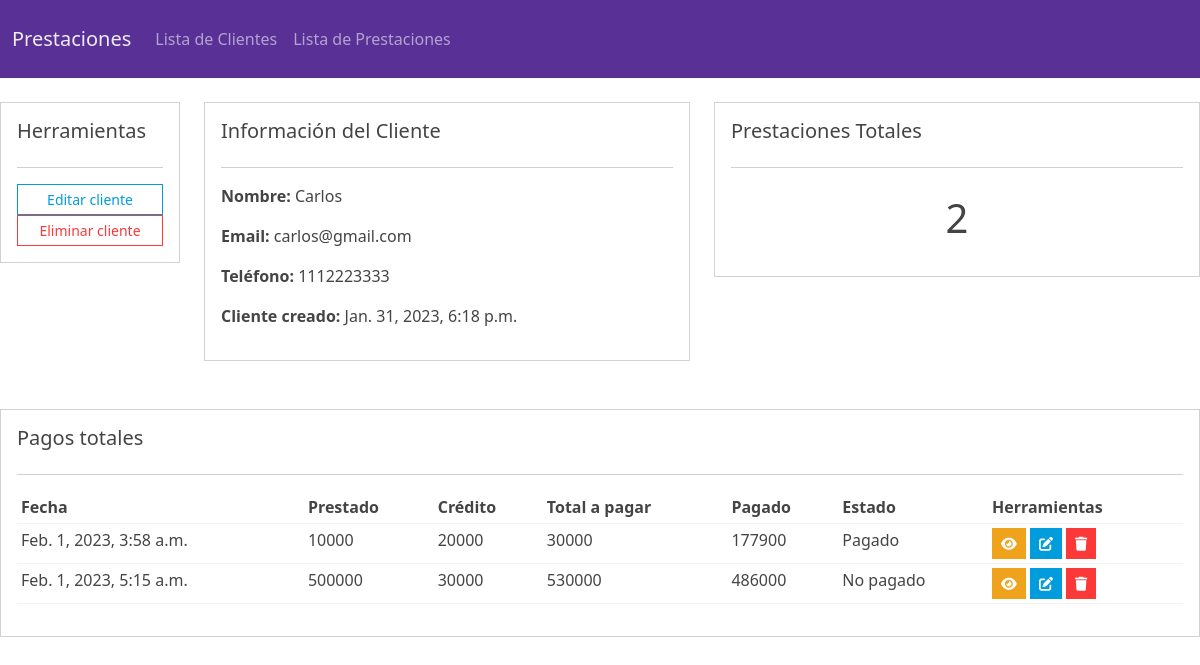
The page /customer/9/ on the database as committed earlier.
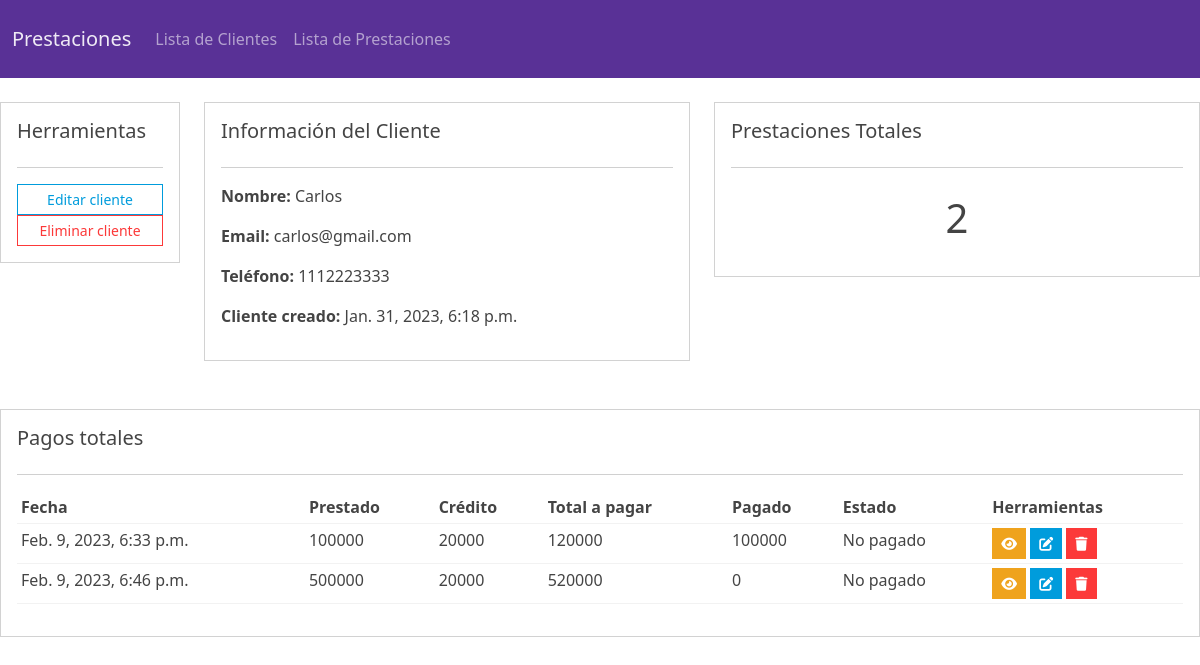
The same page on the database as committed later.
### Inv/models.py (models this page shows, shortened)
class Payment(models.Model):
    STATUS = (
        ('Pagado', 'Pagado'),
        ('No pagado', 'No pagado')
    )
    id = models.AutoField(primary_key=True)
    customer = models.ForeignKey(Customer, null=True, on_delete=models.SET_NULL)
    lened = models.CharField(max_length=100, null=True)
    credit = models.CharField(max_length=100, null=True)
    paid = models.CharField(max_length=100, null=True)
    status = models.CharField(max_length=100, null=True, choices=STATUS)
    date_created = models.DateTimeField(auto_now_add=True, null=True)

### Inv/views.py (the view)
# urls.py: path('customer/<str:pk_test>/', views.customer, name='Customer'),
def customer(request, pk_test):
    customer = Customer.objects.get(id=pk_test)
    payments = Payment.objects.filter(customer = pk_test)
    all_payments = payments.count()
    context = {
        'pk': pk_test,
        'customer': customer,
        'payments': payments,
        'all_payments': all_payments
    }
    return render(request, 'Inv/customer.html', context)

### Inv/models.py (called while the page is built)
    def __str__(self):
        return self.name

### template/Inv/customer.html (shortened to what this page needs)
{% extends 'Inv/base.html' %}
{% block content %}
<!DOCTYPE html>
<html lang="en">
<head>
</head>
<body>
    <br>
    <div class="row">
        <div class="col-md-2">
            <div class="card card-body">
                <h5>Herramientas</h5>
                <hr>
                <a href="{% url 'Edit_customer' customer.id %}" class="btn btn-outline-info btn-sm btn-block">Editar cliente</a>
                <a href="{% url 'Delete_customer' customer.id %}" class="btn btn-outline-danger btn-sm btn-block">Eliminar cliente</a>
            </div>
        </div>
        <div class="col-md">
            <div class="card card-body">
                <h5>Información del Cliente</h5>
                <hr>
                <p><b>Nombre:</b> {{customer.name}}</p>
                <p><b>Email:</b> {{customer.email}}</p>
                <p><b>Teléfono:</b> {{customer.number}}</p>
                <p><b>Cliente creado:</b> {{customer.date_created}}</p>
            </div>
        </div>
        <div class="col-md">
            <div class="card card-body">
                <h5>Prestaciones Totales</h5>
                <hr>
                <h1 style="text-align: center; padding: 10px">{{ all_payments }}</h1>
            </div>
        </div>
    </div>
    <br>
    <br>
    <div class=" row">
        <div class="col-md">
            <div class="card card-body">
                <table class="table table-sm">
                    <h5>Pagos totales</h5>
                    <hr>
                    <tr>
                        <th>Fecha</th>
                        <th>Prestado</th>
                        <th>Crédito</th>
                        <th>Total a pagar</th>
                        <th>Pagado</th>
                        <th>Estado</th>
                        <th>Herramientas</th>
                    </tr>
                    {% for payment in payments %}
                    <tr>
                        <td>{{ payment.date_created }}</td>
                        <td>{{ payment.lened }}</td>
                        <td>{{ payment.credit }}</td>
                        <td>{{ payment.lened|add:payment.credit }}</td>
                        <td>{{ payment.paid }}</td>
                        <td>{{ payment.status }}</td>
                        <td>
                            <a class="btn btn-sm btn-warning"
                                href="{% url 'Customer' customer.id %}"><i
                                    class="fa-solid fa-eye"></i></a>
                            <a class="btn btn-sm btn-info"
                                href="{% url 'Edit_customer' customer.id %}"><i
                                    class="fa-solid fa-pen-to-square"></i></a>
                            <a class="btn btn-sm btn-danger" href=""><i
                                    class="fa-sharp fa-solid fa-trash"></i></a>
                        </td>
                    </tr>
                    {% endfor %}
                </table>
            </div>
        </div>
</div>
</body>
</html>
{% endblock %}

Rows that differ between the two databases and show on the page:
removed Payment: date_created "Feb. 1, 2023, 3:58 a.m.", lened "10000", credit "20000", lened|add "30000", paid "177900", status "Pagado"
removed Payment: date_created "Feb. 1, 2023, 5:15 a.m.", lened "500000", credit "30000", lened|add "530000", paid "486000", status "No pagado"
added Payment: date_created "Feb. 9, 2023, 6:33 p.m.", lened "100000", credit "20000", lened|add "120000", paid "100000", status "No pagado"
added Payment: date_created "Feb. 9, 2023, 6:46 p.m.", lened "500000", credit "20000", lened|add "520000", paid "0", status "No pagado"
